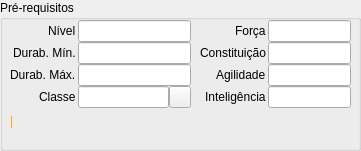
  <widget class="QGroupBox" name="groupBox">
   <property name="geometry">
    <rect>
     <x>10</x>
     <y>10</y>
     <width>361</width>
     <height>151</height>
    </rect>
   </property>
   <property name="title">
    <string>Pré-requisitos</string>
   </property>
   <widget class="QWidget" name="formLayoutWidget">
    <property name="geometry">
     <rect>
      <x>10</x>
      <y>20</y>
      <width>181</width>
      <height>92</height>
     </rect>
    </property>
    <layout class="QFormLayout" name="formLayout">
     <property name="labelAlignment">
      <set>Qt::AlignRight|Qt::AlignTrailing|Qt::AlignVCenter</set>
     </property>
     <property name="horizontalSpacing">
      <number>2</number>
     </property>
     <property name="verticalSpacing">
      <number>0</number>
     </property>
     <item row="0" column="0">
      <widget class="QLabel" name="label">
       <property name="text">
        <string>Nível</string>
       </property>
      </widget>
     </item>
     <item row="0" column="1">
      <widget class="QLineEdit" name="txt_prereq_level"/>
     </item>
     <item row="1" column="0">
      <widget class="QLabel" name="label_3">
       <property name="text">
        <string>Durab. Mín.</string>
       </property>
      </widget>
     </item>
     <item row="1" column="1">
      <widget class="QLineEdit" name="txt_prereq_durab"/>
     </item>
     <item row="2" column="0">
      <widget class="QLabel" name="label_4">
       <property name="text">
        <string>Durab. Máx.</string>
       </property>
      </widget>
     </item>
     <item row="2" column="1">
      <widget class="QLineEdit" name="txt_prereq_maxdurab"/>
     </item>
     <item row="3" column="0">
      <widget class="QLabel" name="label_2">
       <property name="text">
        <string>Classe</string>
       </property>
      </widget>
     </item>
     <item row="3" column="1">
      <layout class="QHBoxLayout" name="horizontalLayout">
       <property name="spacing">
        <number>0</number>
       </property>
       <item>
        <widget class="QLineEdit" name="txt_prereq_class"/>
       </item>
       <item>
        <widget class="QPushButton" name="pushButton">
         <property name="maximumSize">
          <size>
           <width>22</width>
           <height>22</height>
          </size>
         </property>
         <property name="text">
          <string/>
         </property>
         <property name="icon">
          <iconset resource="icons.qrc">
           <normaloff>:/iconpack/software_graphics_media/pencil.ico</normaloff>:/iconpack/software_graphics_media/pencil.ico</iconset>
         </property>
        </widget>
       </item>
      </layout>
     </item>
    </layout>
   </widget>
   <widget class="QWidget" name="formLayoutWidget_2">
    <property name="geometry">
     <rect>
      <x>200</x>
      <y>20</y>
      <width>151</width>
      <height>91</height>
     </rect>
    </property>
    <layout class="QFormLayout" name="formLayout_2">
     <property name="labelAlignment">
      <set>Qt::AlignRight|Qt::AlignTrailing|Qt::AlignVCenter</set>
     </property>
     <property name="horizontalSpacing">
      <number>2</number>
     </property>
     <property name="verticalSpacing">
      <number>0</number>
     </property>
     <item row="0" column="0">
      <widget class="QLabel" name="label_13">
       <property name="text">
        <string>Força</string>
       </property>
      </widget>
     </item>
     <item row="0" column="1">
      <widget class="QLineEdit" name="txt_prereq_strength"/>
     </item>
     <item row="1" column="0">
      <widget class="QLabel" name="label_14">
       <property name="text">
        <string>Constituição</string>
       </property>
      </widget>
     </item>
     <item row="1" column="1">
      <widget class="QLineEdit" name="txt_prereq_vitality"/>
     </item>
     <item row="2" column="0">
      <widget class="QLabel" name="label_15">
       <property name="text">
        <string>Agilidade</string>
       </property>
      </widget>
     </item>
     <item row="2" column="1">
      <widget class="QLineEdit" name="txt_prereq_agility"/>
     </item>
     <item row="3" column="0">
      <widget class="QLabel" name="label_16">
       <property name="text">
        <string>Inteligência</string>
       </property>
      </widget>
     </item>
     <item row="3" column="1">
      <widget class="QLineEdit" name="txt_prereq_energy"/>
     </item>
    </layout>
   </widget>
   <widget class="QLabel" name="txt_prereq_class_txt">
    <property name="geometry">
     <rect>
      <x>10</x>
      <y>114</y>
      <width>341</width>
      <height>31</height>
     </rect>
    </property>
    <property name="sizePolicy">
     <sizepolicy hsizetype="Expanding" vsizetype="Preferred">
      <horstretch>0</horstretch>
      <verstretch>0</verstretch>
     </sizepolicy>
    </property>
    <property name="maximumSize">
     <size>
      <width>1000</width>
      <height>1000</height>
     </size>
    </property>
    <property name="font">
     <font>
      <weight>50</weight>
      <italic>false</italic>
      <bold>false</bold>
      <stylestrategy>PreferAntialias</stylestrategy>
      <kerning>true</kerning>
     </font>
    </property>
    <property name="autoFillBackground">
     <bool>false</bool>
    </property>
    <property name="styleSheet">
     <string notr="true">color: rgb(255, 170, 0);</string>
    </property>
    <property name="text">
     <string>|</string>
    </property>
    <property name="textFormat">
     <enum>Qt::AutoText</enum>
    </property>
    <property name="scaledContents">
     <bool>false</bool>
    </property>
    <property name="alignment">
     <set>Qt::AlignLeading|Qt::AlignLeft|Qt::AlignTop</set>
    </property>
    <property name="wordWrap">
     <bool>true</bool>
    </property>
    <property name="margin">
     <number>0</number>
    </property>
    <property name="indent">
     <number>-1</number>
    </property>
    <property name="openExternalLinks">
     <bool>false</bool>
    </property>
    <property name="textInteractionFlags">
     <set>Qt::NoTextInteraction</set>
    </property>
   </widget>
  </widget>
